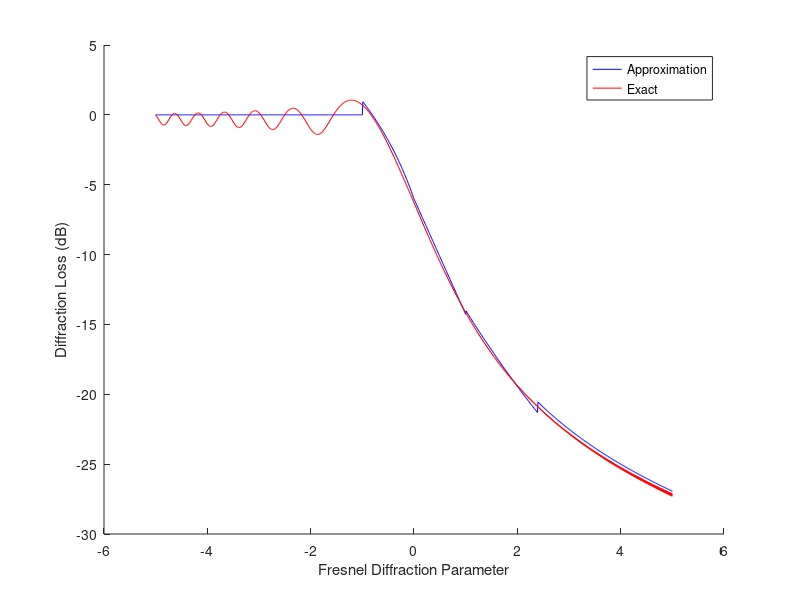

Recreate this plot in MATLAB.
%  Institute: Indian Institute of Information Technology Nagpur
%  Laboratory: Wireless Communication
%  Engineer: Arjun Ram 
%  Create Date: 22.02.2024 15:28:17
%  Project Name: Knife Edge Diffraction
%  Tool: Matlab
%  Description:

clc
clear all 
close all 

% Calculation of the path loss based on the value of 
% Fresnel Diffraction Parameter

v=-5:0.01:5; 
for n=1:length(v)     
   if v(n) <= -1         
      G(n)=0;     
   elseif v(n) <= 0         
      G(n)=20*log10(0.5-0.62*v(n));     
   elseif v(n) <= 1         
      G(n)=20*log10(0.5*exp(-0.95*v(n)));     
   elseif v(n) <= 2.4         
      G(n)=20*log10(0.4-sqrt(0.1184-(0.38-0.1*v(n))^2));     
   else         
      G(n)=20*log10(0.225/v(n));     
   end      
end 
figure;
hold on
plot(v, G, 'b') 
xlabel('Fresnel Diffraction Parameter') 
ylabel('Diffraction Loss (dB)') 


% Exact calculation of the path loss (in dB) 
% based on Fresnel Diffraction Parameter (v) 

% clear all 
% close all 
v=-5:0.01:5; 
for n=1:length(v)          
   v_vector=v(n):0.01:v(n)+100;          
   F(n)=((1+1i)/2)*sum(exp((-1i*pi*(v_vector).^2)/2));      
end 
F=abs(F)/(abs(F(1))); 
plot(v, 20*log10(F),'r') 
xlabel('Fresnel Diffraction Parameter') 
ylabel('Diffraction Loss (dB)') 
legend('Approximation', 'Exact');

